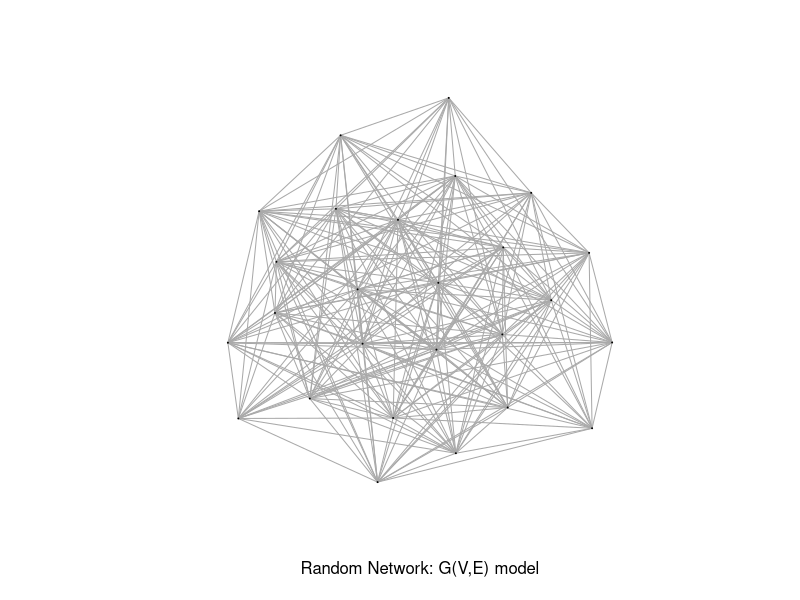

This chart was generated by the following R code: (Note: this script raises an error after producing the figure.)
## ---- chunk 1
knitr::opts_chunk$set(echo = TRUE)
library(ggplot2)
library(igraph)
## ---- chunk 2
# for Plot 1
V <- 26
E <- 258

gr <- erdos.renyi.game(V, E, type = "gnm")
# graph "order" and "size"
gorder(gr); gsize(gr)

plot(gr, vertex.label= NA, edge.arrow.size=0.02,vertex.size = 0.5, xlab = "Random Network: G(V,E) model")
## ---- chunk 3
# betweenness centrality
bc <- betweenness(gr, v = V(gr), directed = TRUE, weights = NULL,
  nobigint = TRUE, normalized = FALSE)
bcbar <- mean(bc)

# node clustering coefficients (per node)
ncc <- transitivity(gr, type = "local")
# mean node clustering coefficient
mean(ncc) # cf 0.84

# degrees of each node
d <- degree(gr)
# mean degree
mean(d) # cf 18

qplot(d, ncc, geom="jitter")
## ---- chunk 4
V <- c(26, 13, 31, 27, 27, 41)
E <- c(258, 66, 283, 254, 177, 434)
pV <- c(.846, .5, .875, .846, .778, .889)
dbar <- c(18, 695, 17.15, 17.52, 12.21, 20.19)
nccbar <- c(.84, .63, .84, .85, .83, .8)
plot <- 1:6
df <- data.frame(plot=plot, V=V, E=E, pV=pV, dbar=dbar, nccbar=nccbar)

myStats <- function(ve){
  # ve is a vector of V, E
  V <- ve[1];  E <- ve[2]
  gr <- erdos.renyi.game(V, E, type = "gnm")
  
  bc <- betweenness(gr, directed = FALSE, weights = NULL,
  nobigint = TRUE, normalized = FALSE)
  bcbar <- mean(bc)
  
  #Network clustering coefficient
  gcc <- transitivity(gr)
  
  ncc <- transitivity(gr, type = "local")
# mean node clustering coefficient
 nccbar.o <- mean(ncc) # cf 0.84
# degrees of each node
d <- degree(gr)
# mean degree
dbar.o <- mean(d) # cf 18
return( c(bcbar.op=bcbar, gcc.o=gcc, nccbar.o=nccbar.o, dbar.o=dbar.o))
}
df2 <- cbind(df, t(apply(df[,2:3], 1, myStats)) )
pairs(df2[,5:10])
## ---- chunk 5


ncc1 <- unlist( apply(df[1:3,2:3], 1, function(ve){
   gr <- erdos.renyi.game(ve[1], ve[2], type = "gnm")
   transitivity(gr, type = "local")
 }))
ncc2 <- unlist( apply(df[4:6,2:3], 1, function(ve){
   gr <- erdos.renyi.game(ve[1], ve[2], type = "gnm")
   transitivity(gr, type = "local")
 }))
 
d1 <- unlist( apply(df[1:3,2:3], 1, function(ve){
   gr <- erdos.renyi.game(ve[1], ve[2], type = "gnm")
   degree(gr)
 }))
d2 <- unlist( apply(df[4:6,2:3], 1, function(ve){
   gr <- erdos.renyi.game(ve[1], ve[2], type = "gnm")
   degree(gr)
 }))
dff2 <- data.frame(site = factor(c(rep(1, length(ncc1)), rep(2, length(ncc2)))),
                            ncc =c(ncc1, ncc2), d=c(d1,d2) )
ggplot(dff2, aes(d, ncc, colour=site) ) + geom_jitter()
## ---- chunk 6

exp.out <- 2.1
ncc1 <- unlist( apply(df[1:3,2:3], 1, function(ve){
  gsf <- sample_fitness_pl(ve[1], ve[2], exponent.out= exp.out, exponent.in = -1, loops = FALSE, multiple = FALSE, finite.size.correction = TRUE)
   transitivity(gsf, type = "local")
 }))
ncc2 <- unlist( apply(df[4:6,2:3], 1, function(ve){
  gsf <- sample_fitness_pl(ve[1], ve[2], exponent.out= exp.out, exponent.in = -1, loops = FALSE, multiple = FALSE, finite.size.correction = TRUE)
   transitivity(gsf, type = "local")
 }))
 
d1 <- unlist( apply(df[1:3,2:3], 1, function(ve){
  gsf <- sample_fitness_pl(ve[1], ve[2], exponent.out= exp.out, exponent.in = -1, loops = FALSE, multiple = FALSE, finite.size.correction = TRUE)
   degree(gsf)
 }))
qplot(d1, ncc1)
d2 <- unlist( apply(df[4:6,2:3], 1, function(ve){
   gsf <- sample_fitness_pl(ve[1], ve[2], exponent.out= exp.out, exponent.in = -1, loops = FALSE, multiple = FALSE, finite.size.correction = TRUE)
   degree(gsf)
 }))
dff2 <- data.frame(site = factor(c(rep(1, length(ncc1)), rep(2, length(ncc2)))),
                            ncc =c(ncc1, ncc2), d=c(d1,d2) )
ggplot(dff2, aes(d, ncc, colour=site) ) + geom_jitter()
## ---- chunk 7
dm=2
nei=3
p=.2
{
ncc1 <- unlist( apply(df[1:3,2:3], 1, function(ve){
  size <- ceiling((ve[1])^(1/dm))
  gsw <- sample_smallworld(dim=2, size, nei , p )
   transitivity(gsw, type = "local")
 }))
ncc2 <- unlist( apply(df[4:6,2:3], 1, function(ve){
    size <- ceiling((ve[1])^(1/dm))
  gsw <- sample_smallworld(dim=2, size, nei, p)
   transitivity(gsw, type = "local")
 }))
 
d1 <- unlist( apply(df[1:3,2:3], 1, function(ve){
   size <- ceiling((ve[1])^(1/dm))
  gsw <- sample_smallworld(dim=2, size, nei, p)
   degree(gsw)
 }))
qplot(d1, ncc1)
d2 <- unlist( apply(df[4:6,2:3], 1, function(ve){
      size <- ceiling((ve[1])^(1/dm))
  gsw <- sample_smallworld(dim=2, size, nei, p)
   degree(gsw)
 }))
dff2 <- data.frame(site = factor(c(rep(1, length(ncc1)), rep(2, length(ncc2)))),
                            ncc =c(ncc1, ncc2), d=c(d1,d2) )
ggplot(dff2, aes(d, ncc, colour=site) ) + geom_jitter()
}
